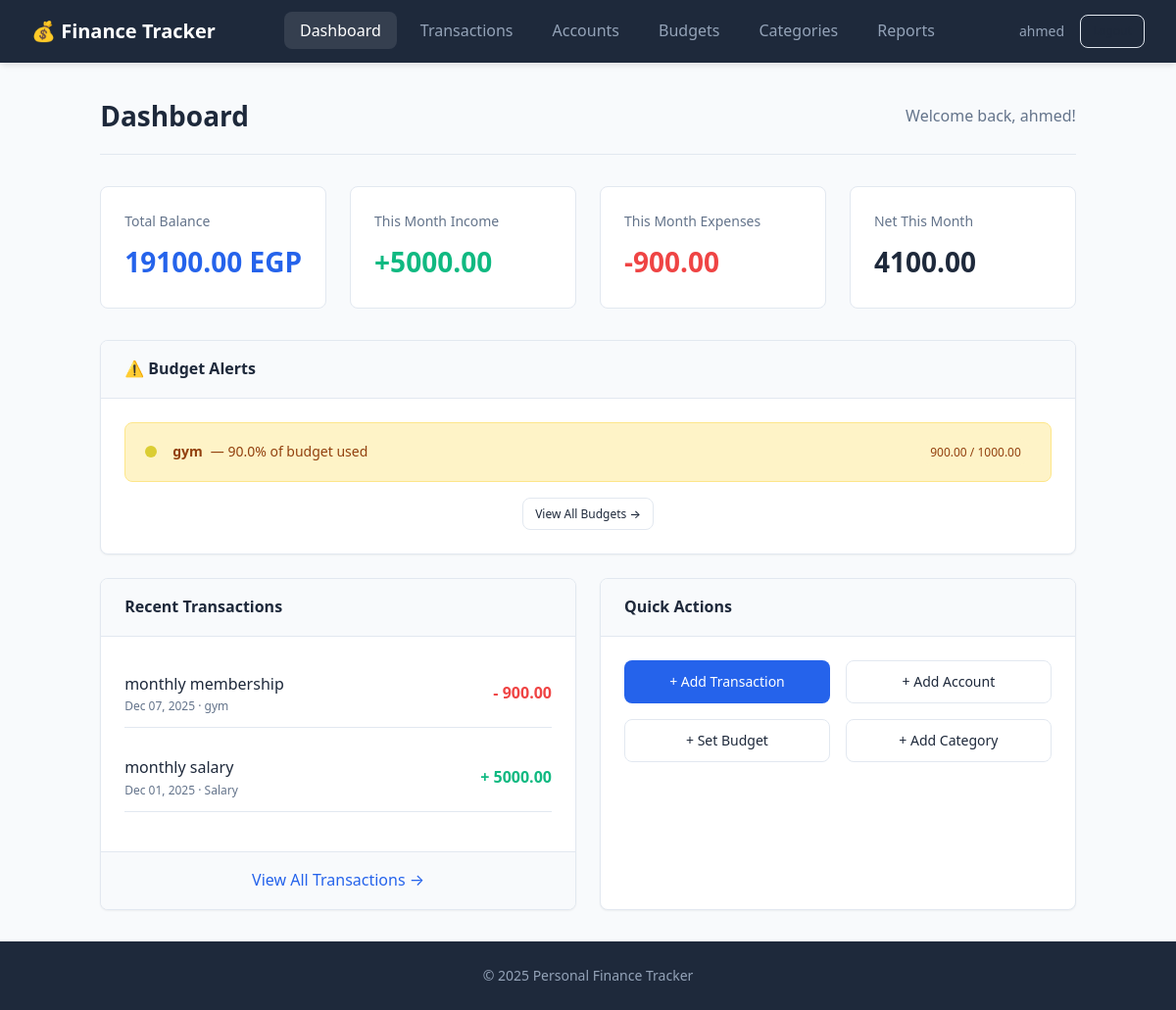
Page /dashboard (signed in) on the earlier database version.
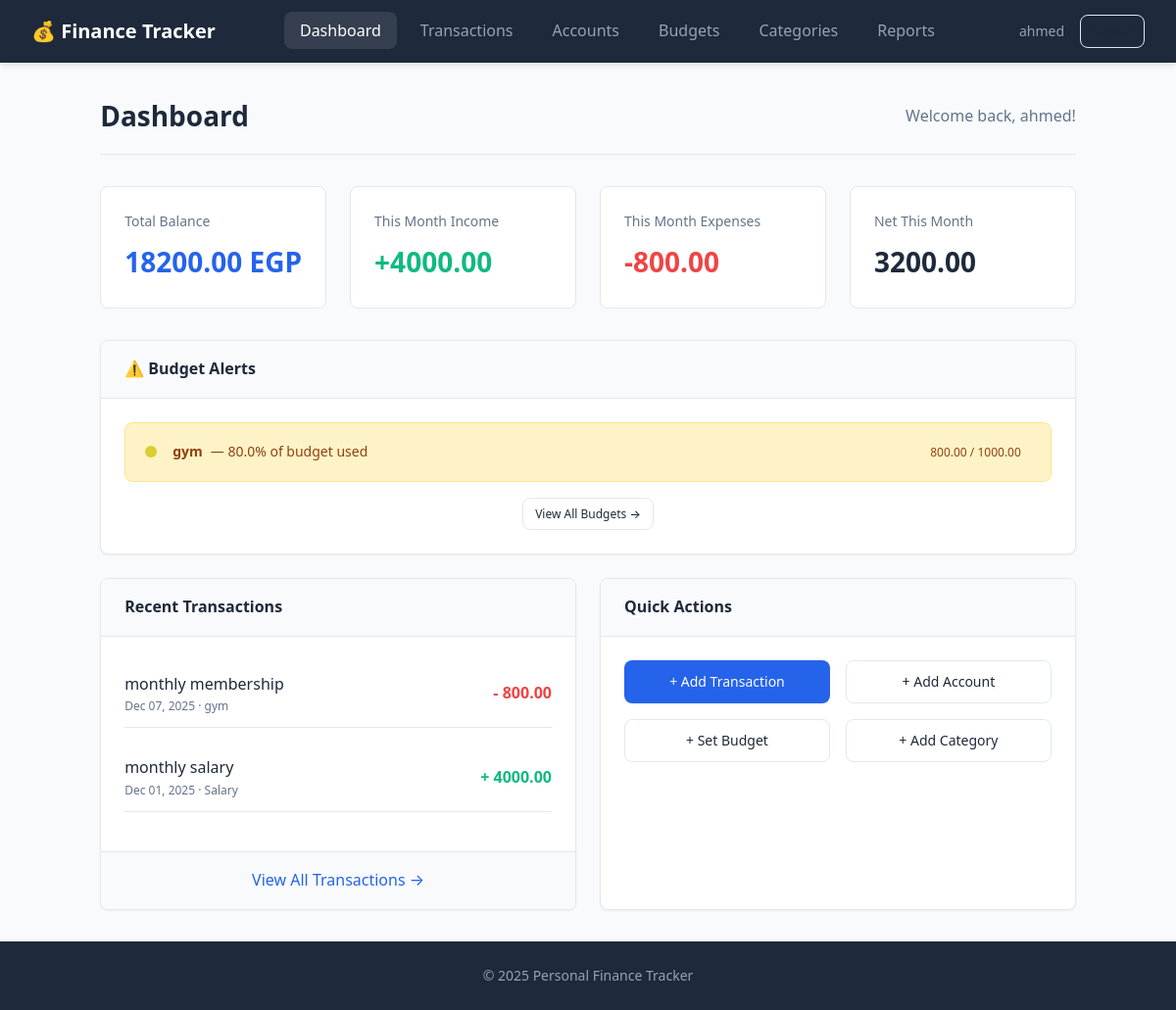
Same page on the later database version.
### src/app/models/finance_models.py (models this page shows, shortened)
class User(UserMixin, db.Model):
    __tablename__ = 'user'
    id: Mapped[int] = mapped_column(Integer, primary_key=True, autoincrement=True)
    email: Mapped[str] = mapped_column(String(120), nullable=False, unique=True)
    password_hash: Mapped[str] = mapped_column(String(128), nullable=False)
    display_name: Mapped[Optional[str]] = mapped_column(String(100))
    default_currency: Mapped[str] = mapped_column(String(10), default='EGP')
    created_at: Mapped[datetime] = mapped_column(DateTime, default=datetime.utcnow)
    accounts: Mapped[List["Account"]] = relationship(
        "Account", back_populates="user", cascade="all, delete-orphan"
    )
    categories: Mapped[List["Category"]] = relationship(
        "Category", back_populates="user", cascade="all, delete-orphan"
    )
    transactions: Mapped[List["Transaction"]] = relationship(
        "Transaction", back_populates="user", cascade="all, delete-orphan"
    )
    budgets: Mapped[List["Budget"]] = relationship(
        "Budget", back_populates="user", cascade="all, delete-orphan"
    )
    transaction_templates: Mapped[List["TransactionTemplate"]] = relationship(
        "TransactionTemplate", back_populates="user", cascade="all, delete-orphan"
    )
    goals: Mapped[List["Goal"]] = relationship(
        "Goal", back_populates="user", cascade="all, delete-orphan"
    )
    recurring_transactions: Mapped[List["RecurringTransaction"]] = relationship(
        "RecurringTransaction", back_populates="user", cascade="all, delete-orphan"
    )
    def get_total_balance(self) -> Decimal:
        return sum((acc.current_balance for acc in self.accounts), Decimal('0.00'))

class Category(db.Model):
    __tablename__ = 'category'
    id: Mapped[int] = mapped_column(Integer, primary_key=True, autoincrement=True)
    user_id: Mapped[int] = mapped_column(
        Integer, ForeignKey('user.id', ondelete='CASCADE'), nullable=False
    )
    name: Mapped[str] = mapped_column(String(100), nullable=False)
    category_type: Mapped[str] = mapped_column(String(10), nullable=False)
    color: Mapped[Optional[str]] = mapped_column(String(7))
    max_single_amount: Mapped[Optional[Decimal]] = mapped_column(DECIMAL(10, 2))
    user: Mapped["User"] = relationship("User", back_populates="categories")
    transactions: Mapped[List["Transaction"]] = relationship(
        "Transaction", back_populates="category", cascade="all, delete-orphan"
    )
    budgets: Mapped[List["Budget"]] = relationship(
        "Budget", back_populates="category", cascade="all, delete-orphan"
    )
    transaction_templates: Mapped[List["TransactionTemplate"]] = relationship(
        "TransactionTemplate", back_populates="category"
    )

class Budget(db.Model):
    __tablename__ = 'budget'
    id: Mapped[int] = mapped_column(Integer, primary_key=True, autoincrement=True)
    user_id: Mapped[int] = mapped_column(
        Integer, ForeignKey('user.id', ondelete='CASCADE'), nullable=False
    )
    category_id: Mapped[int] = mapped_column(
        Integer, ForeignKey('category.id', ondelete='CASCADE'), nullable=False
    )
    month: Mapped[int] = mapped_column(Integer, nullable=False)
    year: Mapped[int] = mapped_column(Integer, nullable=False)
    limit_amount: Mapped[Decimal] = mapped_column(DECIMAL(10, 2), nullable=False)
    current_spent: Mapped[Decimal] = mapped_column(
        DECIMAL(10, 2), default=Decimal('0.00')
    )
    alert_threshold: Mapped[int] = mapped_column(Integer, default=80)
    user: Mapped["User"] = relationship("User", back_populates="budgets")
    category: Mapped["Category"] = relationship("Category", back_populates="budgets")
    __table_args__ = (
        UniqueConstraint(
            'user_id', 'category_id', 'month', 'year',
            name='uq_budget_user_category_month_year'
        ),
    )
    @property
    def spent_percentage(self) -> float:
        if self.limit_amount == 0:
            return 0.0
        return float((self.current_spent / self.limit_amount) * 100)
    @property
    def is_over_threshold(self) -> bool:
        return self.spent_percentage >= self.alert_threshold
    @property
    def is_over_budget(self) -> bool:
        return self.current_spent > self.limit_amount
    def update_current_spent(self) -> None:
        total = db.session.query(
            db.func.coalesce(db.func.sum(Transaction.amount), 0)
        ).filter(
            Transaction.category_id == self.category_id,
            Transaction.user_id == self.user_id,
            Transaction.transaction_type == 'Expense',
            db.extract('month', Transaction.date) == self.month,
            db.extract('year', Transaction.date) == self.year
        ).scalar()
        self.current_spent = Decimal(str(total))

class Transaction(db.Model):
    __tablename__ = 'transaction'
    id: Mapped[int] = mapped_column(Integer, primary_key=True, autoincrement=True)
    user_id: Mapped[int] = mapped_column(
        Integer, ForeignKey('user.id', ondelete='CASCADE'), nullable=False
    )
    account_id: Mapped[int] = mapped_column(
        Integer, ForeignKey('account.id', ondelete='CASCADE'), nullable=False
    )
    category_id: Mapped[int] = mapped_column(
        Integer, ForeignKey('category.id', ondelete='CASCADE'), nullable=False
    )
    date: Mapped[datetime] = mapped_column(Date, nullable=False)
    amount: Mapped[Decimal] = mapped_column(DECIMAL(10, 2), nullable=False)
    transaction_type: Mapped[str] = mapped_column(String(10), nullable=False)
    description: Mapped[Optional[str]] = mapped_column(String(255))
    notes: Mapped[Optional[str]] = mapped_column(Text)
    created_at: Mapped[datetime] = mapped_column(DateTime, default=datetime.utcnow)
    user: Mapped["User"] = relationship("User", back_populates="transactions")
    account: Mapped["Account"] = relationship("Account", back_populates="transactions")
    category: Mapped["Category"] = relationship(
        "Category", back_populates="transactions"
    )
    __table_args__ = (
        Index('idx_transaction_user_date', 'user_id', 'date'),
        Index('idx_transaction_search', 'user_id', 'description', 'notes'),
    )

### src/app/controllers/dashboard_routes.py (the view)
@dashboard_bp.route('/dashboard')
@login_required
def dashboard():
    total_balance = current_user.get_total_balance()
    recent_transactions = _get_recent_transactions()
    monthly_summary = _calculate_monthly_summary()
    budget_alerts = _get_budget_alerts()
    return render_template(
        'dashboard.html',
        user=current_user,
        total_balance=total_balance,
        recent_transactions=recent_transactions,
        monthly_summary=monthly_summary,
        budget_alerts=budget_alerts
    )

### src/app/__init__.py (called while the page is built)
def _init_extensions(app: Flask) -> None:
    database.init_app(app)
    bcrypt.init_app(app)
    login_manager.init_app(app)
    @login_manager.user_loader
    def load_user(user_id: str):
        from .models import User
        return User.query.get(int(user_id))

### src/app/controllers/dashboard_routes.py (called while the page is built)
def _get_recent_transactions() -> List[Transaction]:
    return Transaction.query.filter_by(
        user_id=current_user.id
    ).order_by(Transaction.date.desc()).limit(5).all()

def _calculate_monthly_summary() -> dict:
    now = datetime.now()
    current_month = now.month
    current_year = now.year
    income = _get_monthly_total('Income', current_month, current_year)
    expenses = _get_monthly_total('Expense', current_month, current_year)
    return {
        'income': income,
        'expenses': expenses,
        'net': income - expenses
    }

def _get_monthly_total(
    transaction_type: str,
    month: int,
    year: int
) -> Decimal:
    result = db.session.query(
        db.func.coalesce(db.func.sum(Transaction.amount), 0)
    ).filter(
        Transaction.user_id == current_user.id,
        Transaction.transaction_type == transaction_type,
        db.extract('month', Transaction.date) == month,
        db.extract('year', Transaction.date) == year
    ).scalar()
    return Decimal(str(result))

### src/app/templates/dashboard.html (shortened to what this page needs)
{% extends "base.html" %}
{% block content %}
<div class="page-header">
    <h1>Dashboard</h1>
    <span class="text-muted">Welcome back, {{ user.display_name or user.email }}!</span>
</div>
<div class="dashboard-stats">
    <div class="stat-card balance">
        <div class="stat-label">Total Balance</div>
        <div class="stat-value">{{ "%.2f"|format(total_balance) }} {{ user.default_currency }}</div>
    </div>
    <div class="stat-card income">
        <div class="stat-label">This Month Income</div>
        <div class="stat-value">+{{ "%.2f"|format(monthly_summary.income) }}</div>
    </div>
    <div class="stat-card expense">
        <div class="stat-label">This Month Expenses</div>
        <div class="stat-value">-{{ "%.2f"|format(monthly_summary.expenses) }}</div>
    </div>
    <div class="stat-card">
        <div class="stat-label">Net This Month</div>
        <div class="stat-value {% if monthly_summary.net >= 0 %}text-success{% else %}text-danger{% endif %}">
            {{ "%.2f"|format(monthly_summary.net) }}
        </div>
    </div>
</div>
{% if budget_alerts %}
<div class="card mb-3">
    <div class="card-header">
        <h3>⚠️ Budget Alerts</h3>
    </div>
    <div class="card-body">
        <div class="budget-alerts">
            {% for alert in budget_alerts %}
            <div class="alert alert-{{ alert.severity }}" style="display: flex; justify-content: space-between; align-items: center; margin-bottom: 0.75rem;">
                <div class="flex flex-center gap-1">
                    <span class="category-dot" style="background-color: {{ alert.color }}"></span>
                    <strong>{{ alert.category }}</strong>
                    <span>— {{ alert.message }}</span>
                </div>
                <div>
                    <span class="badge badge-{{ alert.severity }}">
                        {{ "%.2f"|format(alert.spent) }} / {{ "%.2f"|format(alert.limit) }}
                    </span>
                </div>
            </div>
            {% endfor %}
        </div>
        <div class="text-center mt-2">
            <a href="{{ url_for('budget.budgets') }}" class="btn btn-outline btn-sm">View All Budgets →</a>
        </div>
    </div>
</div>
{% endif %}
<div class="grid grid-2">
    <div class="card">
        <div class="card-header">
            <h3>Recent Transactions</h3>
        </div>
        <div class="card-body">
            {% if recent_transactions %}
                {% for transaction in recent_transactions %}
                <div class="flex flex-between flex-center mb-2" style="padding: 0.75rem 0; border-bottom: 1px solid var(--border-color);">
                    <div>
                        <div style="font-weight: 500;">{{ transaction.description or 'No description' }}</div>
                        <div class="text-muted" style="font-size: 0.75rem;">
                            {{ transaction.date.strftime('%b %d, %Y') }} · {{ transaction.category.name }}
                        </div>
                    </div>
                    <div class="amount {% if transaction.transaction_type == 'Income' %}amount-income{% else %}amount-expense{% endif %}">
                        {{ "%.2f"|format(transaction.amount) }}
                    </div>
                </div>
                {% endfor %}
            {% endif %}
        </div>
        {% if recent_transactions %}
        <div class="card-footer text-center">
            <a href="{{ url_for('transaction.transactions') }}">View All Transactions →</a>
        </div>
        {% endif %}
    </div>
    <div class="card">
        <div class="card-header">
            <h3>Quick Actions</h3>
        </div>
        <div class="card-body">
            <div class="grid grid-2 gap-2">
                <a href="{{ url_for('transaction.add_transaction') }}" class="btn btn-primary btn-block">+ Add Transaction</a>
                <a href="{{ url_for('account.add_account') }}" class="btn btn-outline btn-block">+ Add Account</a>
                <a href="{{ url_for('budget.set_budget') }}" class="btn btn-outline btn-block">+ Set Budget</a>
                <a href="{{ url_for('category.add_category') }}" class="btn btn-outline btn-block">+ Add Category</a>
            </div>
        </div>
    </div>
</div>
{% endblock %}

### src/app/templates/base.html (shortened to what this page needs)
<!DOCTYPE html>
<html lang="en">
<head>
    <link rel="stylesheet" href="{{ url_for('static', filename='css/style.css') }}">
</head>
<body>
    {% if current_user.is_authenticated %}
    <nav class="navbar">
        <div class="nav-brand">
            <a href="{{ url_for('dashboard.dashboard') }}">💰 Finance Tracker</a>
        </div>
        <ul class="nav-links">
            <li><a href="{{ url_for('dashboard.dashboard') }}" class="{% if request.endpoint == 'dashboard.dashboard' %}active{% endif %}">Dashboard</a></li>
            <li><a href="{{ url_for('transaction.transactions') }}" class="{% if 'transaction' in request.endpoint %}active{% endif %}">Transactions</a></li>
            <li><a href="{{ url_for('account.accounts') }}" class="{% if 'account' in request.endpoint %}active{% endif %}">Accounts</a></li>
            <li><a href="{{ url_for('budget.budgets') }}" class="{% if 'budget' in request.endpoint %}active{% endif %}">Budgets</a></li>
            <li><a href="{{ url_for('category.categories') }}" class="{% if 'category' in request.endpoint %}active{% endif %}">Categories</a></li>
            <li><a href="{{ url_for('report.reports') }}" class="{% if 'report' in request.endpoint %}active{% endif %}">Reports</a></li>
        </ul>
        <div class="nav-user">
            <span class="user-name">{{ current_user.display_name or current_user.email }}</span>
            <a href="{{ url_for('auth.logout') }}" class="btn btn-outline btn-sm">Logout</a>
        </div>
    </nav>
    {% endif %}
    <main class="container">
        {% block content %}{% endblock %}
    </main>
    <footer class="footer">
        <p>&copy; 2025 Personal Finance Tracker</p>
    </footer>
</body>
</html>

Differences in the rows shown:
computed for Category "gym": message "90.0% of budget used" → "80.0% of budget used"
changed Budget: spent "900.00" → "800.00"
changed Transaction "monthly membership": amount "900.00" → "800.00"
changed Transaction "monthly salary": amount "5000.00" → "4000.00"
Other differences:
{{ "%.2f"|format(total_balance) }}: "19100.00" → "18200.00"
{{ "%.2f"|format(monthly_summary.income) }}: "5000.00" → "4000.00"
{{ "%.2f"|format(monthly_summary.expenses) }}: "900.00" → "800.00"
{{ "%.2f"|format(monthly_summary.net) }}: "4100.00" → "3200.00"
